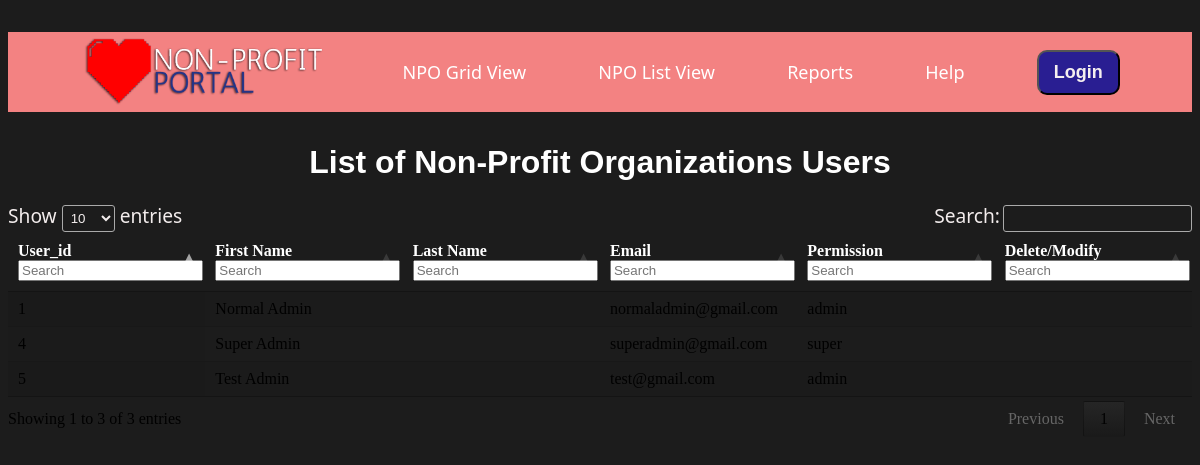
The app's page /user-list.php, older data.
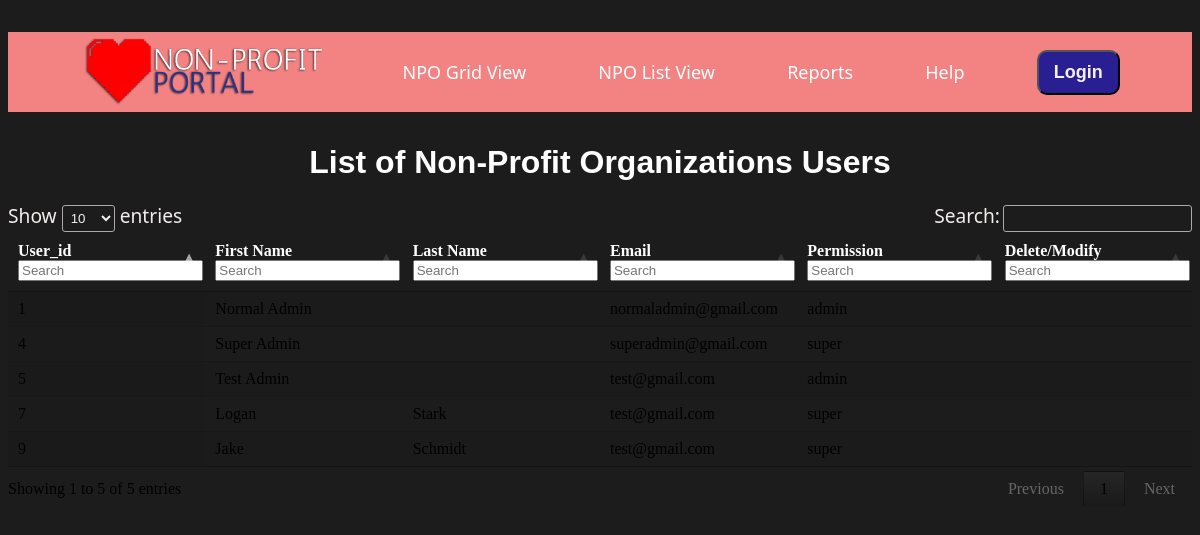
The same page, newer data.
### tables this page shows
CREATE TABLE `users` (
  `user_id` int(11) NOT NULL,
  `first_name` varchar(100) NOT NULL,
  `last_name` varchar(100) NOT NULL,
  `email` varchar(255) NOT NULL,
  `password` varchar(255) NOT NULL,
  `permissions` enum('visitor','admin','super') NOT NULL DEFAULT 'visitor'
);

### user-list.php (the view, shortened to what this page needs)
<!DOCTYPE html>
<html lang="en" style="background-color: #1c1c1c">
<head>
  <link href="./styles.css" rel="stylesheet" type="text/css" media="all" />
  <link rel="stylesheet" type="text/css" href="//cdn.datatables.net/1.10.12/css/jquery.dataTables.css">
  <link href="https://cdnjs.cloudflare.com/ajax/libs/datatables/1.10.12/css/dataTables.bootstrap.min.css" rel="stylesheet"/>
</head>
<body>
  <?php
  include_once "header.php";
  require_once "connection.php";
  ?>
  <h1 style="text-align: center;">List of Non-Profit Organizations Users</h1>
  <div class="table-container">
    <table id="userTable" class="display" cellspacing="0">
      <thead>
        <tr>
          <th style="color: white;">User_id</th>
          <th style="color: white;">First Name</th>
          <th style="color: white;">Last Name</th>
          <th style="color: white;">Email</th>
          <th style="color: white;">Permission</th>
          <th style="color: white;">Delete/Modify</th>
        </tr>
      </thead>
      <tbody>
        <?php
        $conn = new mysqli($dbhost, $dbuser, $dbpass, $dbname);
        $sql = "SELECT * FROM users";
        $result = $conn->query($sql);
        if ($result->num_rows > 0) {
          while ($row = $result->fetch_assoc()) {
            echo '<tr;">
                    <td>' . $row["user_id"] . '</td>
                    <td>' . $row["first_name"] . '</td>
                    <td>' . $row["last_name"] . '</td>
                    <td>' . $row["email"] . '</td>
                    <td>' . $row["permissions"] . '</td>
                    <td>';
            echo '</td></tr>';
          }
        } else {
          echo "<tr><td colspan='14'>0 results</td></tr>";
        }
        ?>
      </tbody>
    </table>
  </div>
</body>
</html>

### header.php (shortened to what this page needs)
<header data-role="Header" class="home-header">
  <a href="index.php"><img alt="image" src="./images/non-profit-portal-logo.png" loading="eager" class="home-image" /></a>
  <a href="index.php" rel="noreferrer noopener" class="home-link">
    NPO Grid View
  </a>
  <a href="npo-list.php" rel="noreferrer noopener" class="home-link1">
    <span class="home-text">NPO List View</span>
    <br />
  </a>
  <a href="reports.php" rel="noreferrer noopener" class="home-link">
    Reports
  </a>
  <a href="help.php" rel="noreferrer noopener" class="home-link1">
    <span class="home-text">Help</span>
    <br />
  </a>
  <?php
  if (!isset($_SESSION['permissions'])) {
    echo '
    <a href="login.php">
    <button type="button" class="home-button button" class="login-button">Login</button></a>
    ';
  }
  ?>
</header>

### styles.css (style rules this page uses)
h1 { font-family:'Franklin Gothic Medium', 'Arial Narrow', Arial, sans-serif; color:#FFFFFF; }
.home-header { background-color:#f38282; margin-top: 2em; margin-bottom: 2em; width: 100%; display: flex; max-width: var(--dl-size-size-maxwidth); align-items: center; padding-top: var(--dl-space-space-twounits); padding-left: var(--dl-space-space-threeunits); padding-right: var(--dl-space-space-threeunits); padding-bottom: var(--dl-space-space-threeunits); justify-content: space-evenly; }
.home-image { width: 250px; height: 76px; margin: var(--dl-space-space-unit); align-self: flex-start; object-fit: cover; }
.home-link { color: #ffffff; font-size: 18px; transition: 0.3s; font-family:'Segoe UI', Tahoma, Geneva, Verdana, sans-serif; text-decoration: none; }
.home-link1 { color: rgb(255, 255, 255); font-size: 18px; transition: 0.3s; font-family:'Segoe UI', Tahoma, Geneva, Verdana, sans-serif; text-decoration: none; }
.home-button { color: #f5efef; margin: var(--dl-space-space-unit); padding-top: 10px; padding-bottom: 10px; padding-left: 15px; padding-right: 15px; font-size: 18px; align-self: center; font-style: normal; transition: 0.3s; font-weight: 600; border-radius: 10px; text-transform: capitalize; background-color: #291e92; }

### user-list.php (style rules this page uses)
.table-container { width: 100%; overflow-x: auto; }
#userTable { width: 100%; table-layout: fixed; }
#userTable td { white-space: nowrap; overflow: hidden; text-overflow: ellipsis; max-width: 200px; }

Row changes from the older to the newer data that the page shows:
added users: user_id "7", first_name "Logan", last_name "Stark", email "test@gmail.com", permissions "super"
added users: user_id "9", first_name "Jake", last_name "Schmidt", email "test@gmail.com", permissions "super"
Text that changed along with them:
text written by a page script: "Show entries Search: Showing 1 to 3 of 3 entries Previous 1 Next" → "Show entries Search: Showing 1 to 5 of 5 entries Previous 1 Next"
